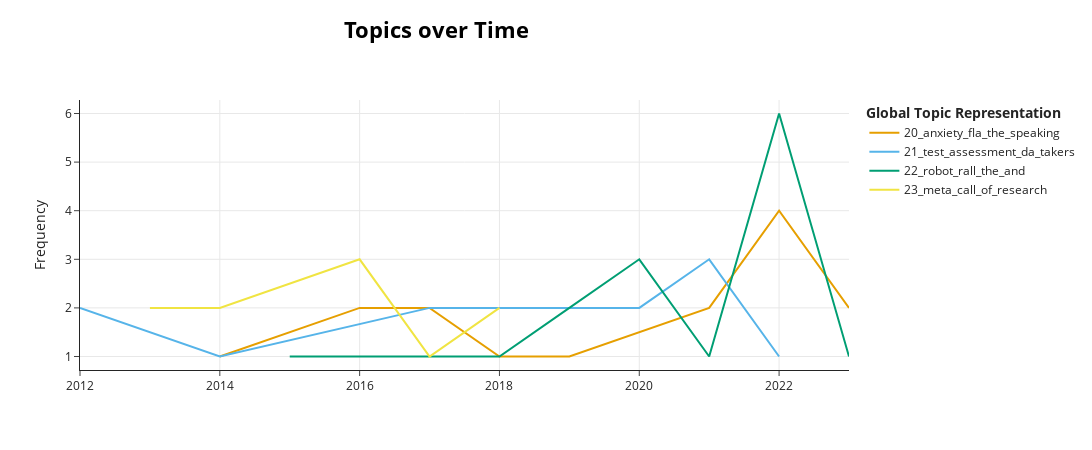

The notebook cell this image was saved under:
### Code cell
model.visualize_topics_over_time(topics_over_time, topics=[20, 21, 22, 23, 24])
#COVID-19 Topic

### Figure 1 — Plotly figure (JSON) as saved in the notebook; plotly's stock layout.template omitted (floating-point values rounded to 4 significant figures)
{"data": [{"hoverinfo": "text", "hovertext": ["<b>Topic 20</b><br>Words: fla, anxiety, acmc, affordances, horwitz", "<b>Topic 20</b><br>Words: repetition, anxiety, hybrid, task, redesigned", "<b>Topic 20</b><br>Words: ei, emotional, anxiety, group, fla", "<b>Topic 20</b><br>Words: anonymity, vw, fla, anxiety, participants", "<b>Topic 20</b><br>Words: idle, diversity, quantity, outcomes, english", "<b>Topic 20</b><br>Words: anxiety, fla, speaking, vr, self", "<b>Topic 20</b><br>Words: anxiety, dubbing, speaking, the, fla", "<b>Topic 20</b><br>Words: anxiety, public, formative, speaking, assessment"], "marker": {"color": "#E69F00"}, "mode": "lines", "name": "20_anxiety_fla_the_speaking", "type": "scatter", "x": [2014, 2016, 2017, 2018, 2019, 2021, 2022, 2023], "y": [1, 2, 2, 1, 1, 2, 4, 2]}, {"hoverinfo": "text", "hovertext": ["<b>Topic 21</b><br>Words: test, assessment, da, mediation, testing", "<b>Topic 21</b><br>Words: dynamic, assessment, synchronous, spanish, narrations", "<b>Topic 21</b><br>Words: placement, test, item, pte, academic", "<b>Topic 21</b><br>Words: test, takers, aviation, assessment, the", "<b>Topic 21</b><br>Words: test, da, mediations, unproctored, to", "<b>Topic 21</b><br>Words: hearing, listening, test, item, cda", "<b>Topic 21</b><br>Words: da, test, dynamic, assessment, mediation", "<b>Topic 21</b><br>Words: test, takers, dif, advantage, nudif"], "marker": {"color": "#56B4E9"}, "mode": "lines", "name": "21_test_assessment_da_takers", "type": "scatter", "x": [2012, 2014, 2017, 2018, 2019, 2020, 2021, 2022], "y": [2, 1, 2, 2, 2, 2, 3, 1]}, {"hoverinfo": "text", "hovertext": ["<b>Topic 22</b><br>Words: chat, synthetic, text, audio, modality", "<b>Topic 22</b><br>Words: telepresence, robots, authentic, fl, communicative", "<b>Topic 22</b><br>Words: dialogue, we, systems, quot, based", "<b>Topic 22</b><br>Words: rall, echo, robot, chatbots, of", "<b>Topic 22</b><br>Words: authoring, system, robot, design, refinements", "<b>Topic 22</b><br>Words: robot, chatbot, ellie, the, rall", "<b>Topic 22</b><br>Words: sociomaterialism, chatbots, artificial, intelligence, place"], "marker": {"color": "#009E73"}, "mode": "lines", "name": "22_robot_rall_the_and", "type": "scatter", "x": [2015, 2018, 2019, 2020, 2021, 2022, 2023], "y": [1, 1, 2, 3, 1, 6, 1]}, {"hoverinfo": "text", "hovertext": ["<b>Topic 23</b><br>Words: research, meta, variation, supported, and", "<b>Topic 23</b><br>Words: meta, call, ftf, studies, validity", "<b>Topic 23</b><br>Words: call, meta, evaluations, in, treatment", "<b>Topic 23</b><br>Words: vitro, in, complexity, 1997, time", "<b>Topic 23</b><br>Words: meta, analyses, assisted, computer, instruction"], "marker": {"color": "#F0E442"}, "mode": "lines", "name": "23_meta_call_of_research", "type": "scatter", "x": [2013, 2014, 2016, 2017, 2018], "y": [2, 2, 3, 1, 2]}], "layout": {"height": 450, "hoverlabel": {"bgcolor": "white", "font": {"family": "Rockwell", "size": 16}}, "legend": {"title": {"text": "<b>Global Topic Representation"}}, "title": {"font": {"color": "Black", "size": 22}, "text": "<b>Topics over Time</b>", "x": 0.4, "xanchor": "center", "y": 0.95, "yanchor": "top"}, "width": 1250, "xaxis": {"showgrid": true}, "yaxis": {"showgrid": true, "title": {"text": "Frequency"}}}}
